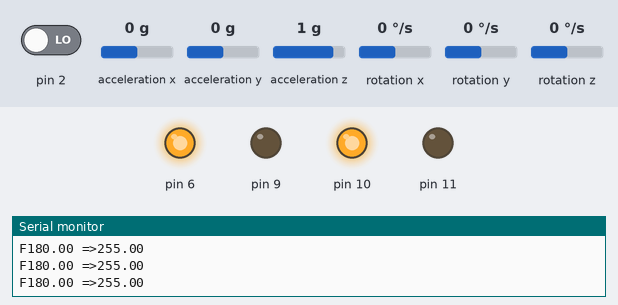
Bench run of a sketch on a simulated Arduino Uno, built with avr-gcc and run on an emulated ATmega328P. On the bench: output pins drawn as LEDs (lit = HIGH), the last lines printed to the serial monitor. Inputs (shaded band) come from the test bench; at power-on: acceleration x 0 g, acceleration y 0 g, pin 2 LOW, acceleration z 1 g, rotation x 0 °/s, rotation y 0 °/s, rotation z 0 °/s. The sensor or clock chip raises its interrupt line as the real part does.

Above: at 1.7 s.
1.8 s: acceleration x set to 1.4 g
At 2.27 s:
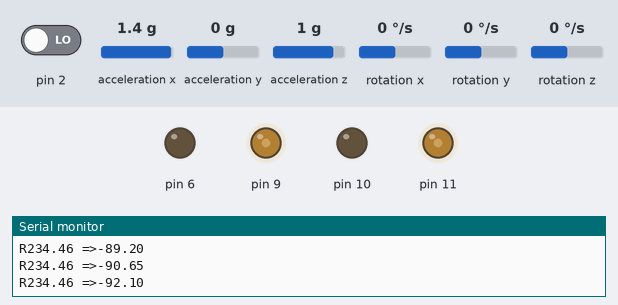
At 4.6 s:
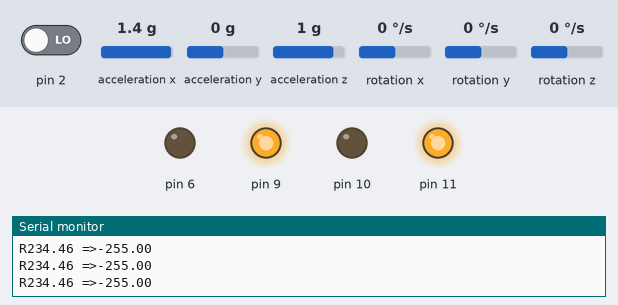
4.8 s: acceleration y set to -1.4 g
At 5.11 s:
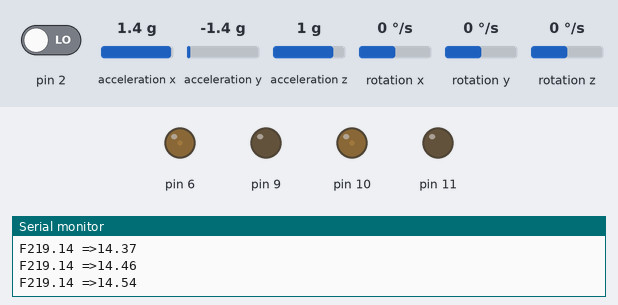
7.8 s: acceleration x set to -0.8 g
Timing chart, 0 to 10.8 s (numbered marks = the images above; inputs shaded):
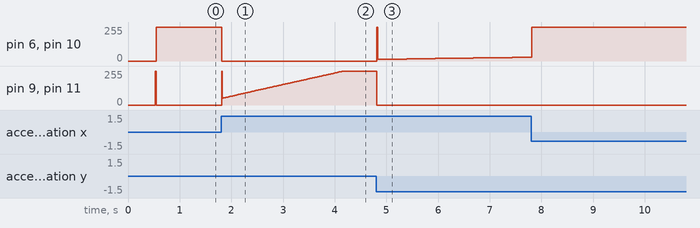

Measured:
- after the input at 1.8 s, pin 6, pin 10: 255/255 → 0/255 at once
- after the input at 4.8 s, pin 9, pin 11: 255/255 → 0/255 at once

The sketch:

0523.ino
```cpp
// 아두이노 밸런싱로봇 프로그램 (참조 및 출처 : circuitdigest.com)

#include "I2Cdev.h"
#include <PID_v1.h>
#include "MPU6050_6Axis_MotionApps20.h"
MPU6050 mpu;

// MPU control/status vars
bool dmpReady = false;  // set true if DMP init was successful
uint8_t mpuIntStatus;   // holds actual interrupt status byte from MPU
uint8_t devStatus;      // return status after each device operation (0 = success, !0 = error)
uint16_t packetSize;    // expected DMP packet size (default is 42 bytes)
uint16_t fifoCount;     // count of all bytes currently in FIFO
uint8_t fifoBuffer[64]; // FIFO storage buffer

// orientation/motion vars
Quaternion q;           // [w, x, y, z]         quaternion container
VectorFloat gravity;    // [x, y, z]            gravity vector
float ypr[3];           // [yaw, pitch, roll]   yaw/pitch/roll container and gravity vector


// 아래의 4개의 값을 본인의 로봇에 맞게 튜닝합니다.
/*********파라메터 튜닝 시작*********/
double setpoint= 220; //로봇이 지면에서 평형을 유지하는 상태의 값입니다.
//다음은 PID 제어기의 Kp, Ki, Kd 파라메타를 설정합니다. 아래의 순서대로 설정합니다.
double Kp = 21;
double Kd = 0.8;
double Ki = 10;
/******파라메터 튜닝 끝*********/

double input, output;
PID pid(&input, &output, &setpoint, Kp, Ki, Kd, DIRECT);


volatile bool mpuInterrupt = false;     // MPU6050의 인터럽트 발생유무 확인
void dmpDataReady()
{
    mpuInterrupt = true;
}

void setup() {
  Serial.begin(115200);

    // MPU6050 초기화
    Serial.println(F("Initializing I2C devices..."));
    mpu.initialize();

    // MPU6050 통신확인
    Serial.println(F("Testing device connections..."));
    Serial.println(mpu.testConnection() ? F("MPU6050 connection successful") : F("MPU6050 connection failed"));

    // DMP 초기화
    devStatus = mpu.dmpInitialize();


    // 기본 옵셋값 설정
    mpu.setXGyroOffset(220);  // 수평일때의 기본 x축 자이로값
    mpu.setYGyroOffset(76);
    mpu.setZGyroOffset(-85);
    mpu.setZAccelOffset(1688);

    // 정상동작하는 경우
    if (devStatus == 0)
    {
        // DMP 가동
        Serial.println(F("Enabling DMP..."));
        mpu.setDMPEnabled(true);

        // 아두이노 인터럽트 설정
        Serial.println(F("Enabling interrupt detection (Arduino external interrupt 0)..."));
        attachInterrupt(0, dmpDataReady, RISING);
        mpuIntStatus = mpu.getIntStatus();

        // DMP 사용가능 상태 설정
        Serial.println(F("DMP ready! Waiting for first interrupt..."));
        dmpReady = true;

        // 패킷사이즈 가져오기
        packetSize = mpu.dmpGetFIFOPacketSize();

        //PID 설정
        pid.SetMode(AUTOMATIC);
        pid.SetSampleTime(10);
        pid.SetOutputLimits(-255, 255);
    }
    else
    {
        // 오류시
        // 1 = 초기 메모리 에러
        // 2 = DMP 설정 오류
        Serial.print(F("DMP Initialization failed (code "));
        Serial.print(devStatus);
        Serial.println(F(")"));
    }

    //모터 출력핀 초기화
    pinMode (6, OUTPUT);
    pinMode (9, OUTPUT);
    pinMode (10, OUTPUT);
    pinMode (11, OUTPUT);

   //모터 동작 OFF
    analogWrite(6,LOW);
    analogWrite(9,LOW);
    analogWrite(10,LOW);
    analogWrite(11,LOW);
}


void loop() {

    // 오류시 작업중지
    if (!dmpReady) return;

    // MPU 인터럽트나 패킷 대기
    while (!mpuInterrupt && fifoCount < packetSize)
    {
        //MPU6050 데이터가 없는 경우 PID 계산
        pid.Compute();

        //시리얼 모니터로 현재 상태 출력
        Serial.print(input); Serial.print(" =>"); Serial.println(output);

        if (input>150 && input<250){//로봇이 기울어지는 경우(각도 범위내에서만)

        if (output>0) //앞으로 기울어지는 경우
        Forward(); //전진
        else if (output<0) //뒤로 기울어지는 경우
        Reverse(); //후진
        }
        else //로봇이 기울어지지 않은 경우
        Stop(); //모터 정지

    }

    // reset interrupt flag and get INT_STATUS byte
    mpuInterrupt = false;
    mpuIntStatus = mpu.getIntStatus();

    // get current FIFO count
    fifoCount = mpu.getFIFOCount();

    // check for overflow (this should never happen unless our code is too inefficient)
    if ((mpuIntStatus & 0x10) || fifoCount == 1024)
    {
        // reset so we can continue cleanly
        mpu.resetFIFO();
        Serial.println(F("FIFO overflow!"));

    // otherwise, check for DMP data ready interrupt (this should happen frequently)
    }
    else if (mpuIntStatus & 0x02)
    {
        // wait for correct available data length, should be a VERY short wait
        while (fifoCount < packetSize) fifoCount = mpu.getFIFOCount();

        // read a packet from FIFO
        mpu.getFIFOBytes(fifoBuffer, packetSize);

        // track FIFO count here in case there is > 1 packet available
        // (this lets us immediately read more without waiting for an interrupt)
        fifoCount -= packetSize;

        mpu.dmpGetQuaternion(&q, fifoBuffer); //get value for q
        mpu.dmpGetGravity(&gravity, &q); //get value for gravity
        mpu.dmpGetYawPitchRoll(ypr, &q, &gravity); //get value for ypr

        input = ypr[1] * 180/M_PI + 180;

   }
}

void Forward() //전진
{
    analogWrite(6,output);
    analogWrite(9,0);
    analogWrite(10,output);
    analogWrite(11,0);
    Serial.print("F");
}

void Reverse() //후진
{
    analogWrite(6,0);
    analogWrite(9,output*-1);
    analogWrite(10,0);
    analogWrite(11,output*-1);
    Serial.print("R");
}

void Stop() //정지
{
    analogWrite(6,0);
    analogWrite(9,0);
    analogWrite(10,0);
    analogWrite(11,0);
    Serial.print("S");
}
```
